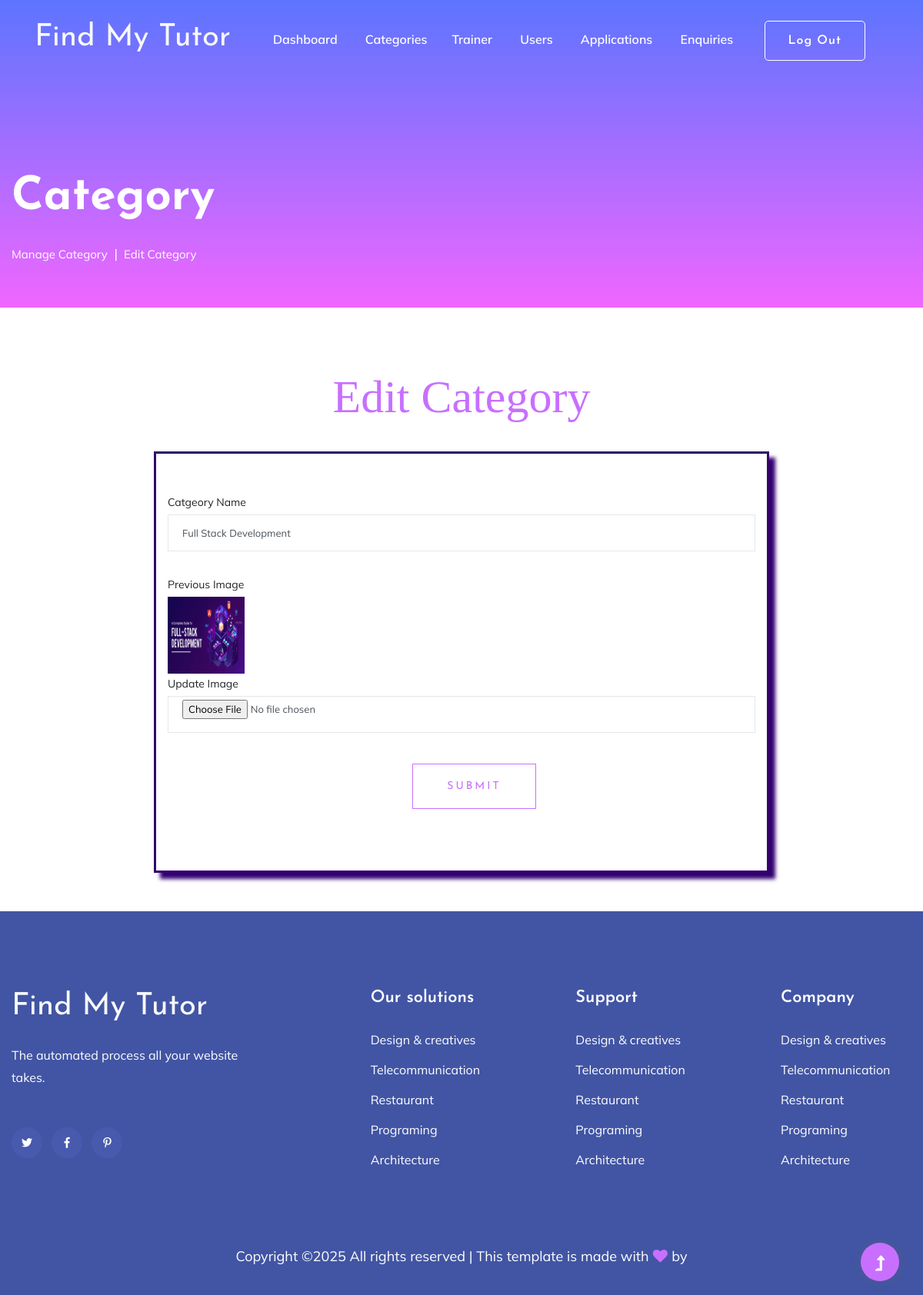
The app's page /admin/category_edit.php?id=1 with its own data.
### tables this page shows
CREATE TABLE `categories` (
  `id` int(255) NOT NULL,
  `category_name` varchar(255) NOT NULL,
  `image` varchar(255) NOT NULL,
  `status` varchar(255) NOT NULL DEFAULT 'active',
  `created_at` timestamp(6) NOT NULL DEFAULT current_timestamp(6) ON UPDATE current_timestamp(6)
);

### admin/category_edit.php (the view, shortened to what this page needs)
<?php include "admin_header.php" ?>
<?php
                  $id=$_REQUEST['id'];
                  include "config.php";
                  $query="select * from `categories` where id ='$id'";
                  $result=mysqli_query($con,$query);
                  $row=mysqli_fetch_array($result);
                  ?>
<main>
    <section class="slider-area slider-area2">
        <div class="slider-active">
            <div class="single-slider slider-height2">
                <div class="container">
                    <div class="row">
                        <div class="col-xl-8 col-lg-11 col-md-12">
                            <div class="hero__caption hero__caption2">
                                <h1 data-animation="bounceIn" data-delay="0.2s">Category</h1>
                                <nav aria-label="breadcrumb">
                                    <ol class="breadcrumb">
                                        <li class="breadcrumb-item"><a href="manage_category.php">Manage Category</a></li>
                                        <li class="breadcrumb-item"><a href="category_edit.php">Edit Category</a></li>
                                    </ol>
                                </nav>
                            </div>
                        </div>
                    </div>
                </div>
            </div>
        </div>
    </section>
    <section class="contact-section">
        <div class="container">
            <div class="row">
                <div class="col-12">
                    <h1 class="tittle display-1 text-center">Edit Category</h1>
                </div>
                <div class="col-lg-8 offset-md-2 mt-5 box1">
                    <form class="form-contact contact_form" action="" method="post" enctype="multipart/form-data">
                        <div class="row">
                            <div class="col-sm-12">
                                <div class="form-group">
                                    <label>Catgeory Name</label>
                                    <input class="form-control valid" name="category_name" value="<?php echo $row['category_name']; ?>" id="name" type="text"  placeholder="Enter Category Name">
                                </div>
                            </div>
                            <div class="col-md-12">
                            <label for="category">Previous Image</label><br>
                            <img src="../upload/<?php echo $row['image'] ?>" height="100" width="100">
                                    </div>
                            <div class="col-sm-12">
                                <div class="form-group">
                                    <label>Update Image</label>
                                    <input class="form-control valid" name="image" id="email" type="file"  placeholder="Insert Image">
                                </div>
                            </div>
                        </div>
                        <div class="form-group mt-3 offset-md-5">
                            <button type="submit" name="submit" class="button button-contactForm boxed-btn">Submit</button>
                        </div>
                    </form>
                </div>
            </div>
        </div>
    </section>
</main>
<?php include "footer.php" ?>

### admin/mystyle.css (style rules this page uses)
.tittle { font-family: fantasy; color: rgb(200, 111, 255); }
.box1 { border: 3px solid #33006F; padding: 50px; box-shadow: 8px 8px 5px #33006F; }

### records on screen
categories: category_name "Full Stack Development", image (picture)
